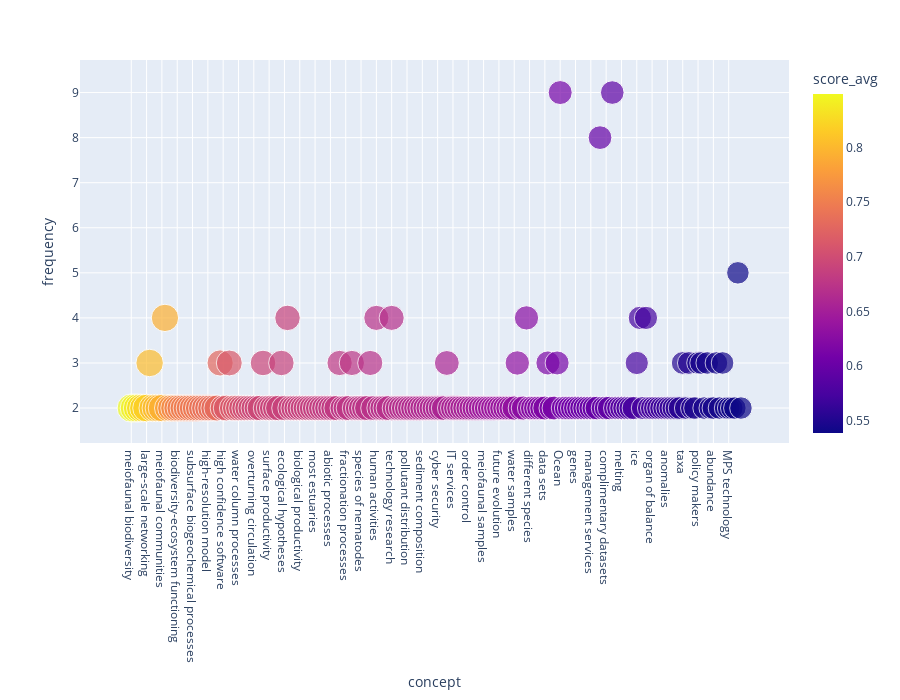

The code cell stored with this chart in its notebook:
### Markdown cell above
## 2. A first look at the concepts we extracted

The goal of this section is understanding what are the best settings to use, in order to extract useful concepts.

### Code cell
#@markdown ## Define the best parameters to isolate 'interesting' concepts
#@markdown Frequency: how many documents include a concept (100 = no upper limit).
#@markdown Tip: concepts with very high frequencies tend to be common words, so it is useful to exclude them.
FREQ_MIN = 2 #@param {type: "slider", min: 1, max: 10, step:1}
FREQ_MAX = 70 #@param {type: "slider", min: 10, max: 100, step:10}
#@markdown ---
#@markdown Score: the average relevancy score of concepts, for the dataset we extracted above.
#@markdown This value tends to be a good indicator of 'interesting' concepts.
SCORE_MIN = 0.4  #@param {type: "slider", min: 0, max: 1, step:0.1}
#@markdown ---
#@markdown Select how many concepts to include in the visualization
MAX_CONCEPTS = 200 #@param {type: "slider", min: 20, max: 1000, step:10}

if FREQ_MAX == 100:
  FREQ_MAX = 100000000
print(f"""You selected:\n->{MAX_CONCEPTS}\n->{FREQ_MIN}-{FREQ_MAX}\n->{SCORE_MIN}""")

filtered_concepts = concepts_unique.query(f"""frequency >= {FREQ_MIN} & frequency <= {FREQ_MAX} & score_avg >= {SCORE_MIN} """)\
                    .sort_values(["score_avg", "frequency"], ascending=False)[:MAX_CONCEPTS]

px.scatter(filtered_concepts,
           x="concept",
           y="frequency",
           height=700,
           color="score_avg",
           size="score_avg")

### Figure 1 — Plotly figure (JSON) as saved in the notebook; plotly's stock layout.template omitted (floating-point values rounded to 4 significant figures; data arrays with more than 128 entries replaced by an {"elided": "..."} marker saying what was removed)
{"data": [{"hovertemplate": "concept=%{x}<br>frequency=%{y}<br>score_avg=%{marker.color}<extra></extra>", "legendgroup": "", "marker": {"color": {"elided": "200 float values"}, "coloraxis": "coloraxis", "size": {"elided": "200 float values"}, "sizemode": "area", "sizeref": 0.002122, "symbol": "circle"}, "mode": "markers", "name": "", "orientation": "v", "showlegend": false, "type": "scatter", "x": {"elided": "200 str values"}, "xaxis": "x", "y": {"elided": "200 int values"}, "yaxis": "y"}], "layout": {"coloraxis": {"colorbar": {"title": {"text": "score_avg"}}, "colorscale": [[0, "#0d0887"], [0.1111, "#46039f"], [0.2222, "#7201a8"], [0.3333, "#9c179e"], [0.4444, "#bd3786"], [0.5556, "#d8576b"], [0.6667, "#ed7953"], [0.7778, "#fb9f3a"], [0.8889, "#fdca26"], [1, "#f0f921"]]}, "height": 700, "legend": {"itemsizing": "constant", "tracegroupgap": 0}, "margin": {"t": 60}, "xaxis": {"anchor": "y", "domain": [0, 1], "title": {"text": "concept"}}, "yaxis": {"anchor": "x", "domain": [0, 1], "title": {"text": "frequency"}}}}
